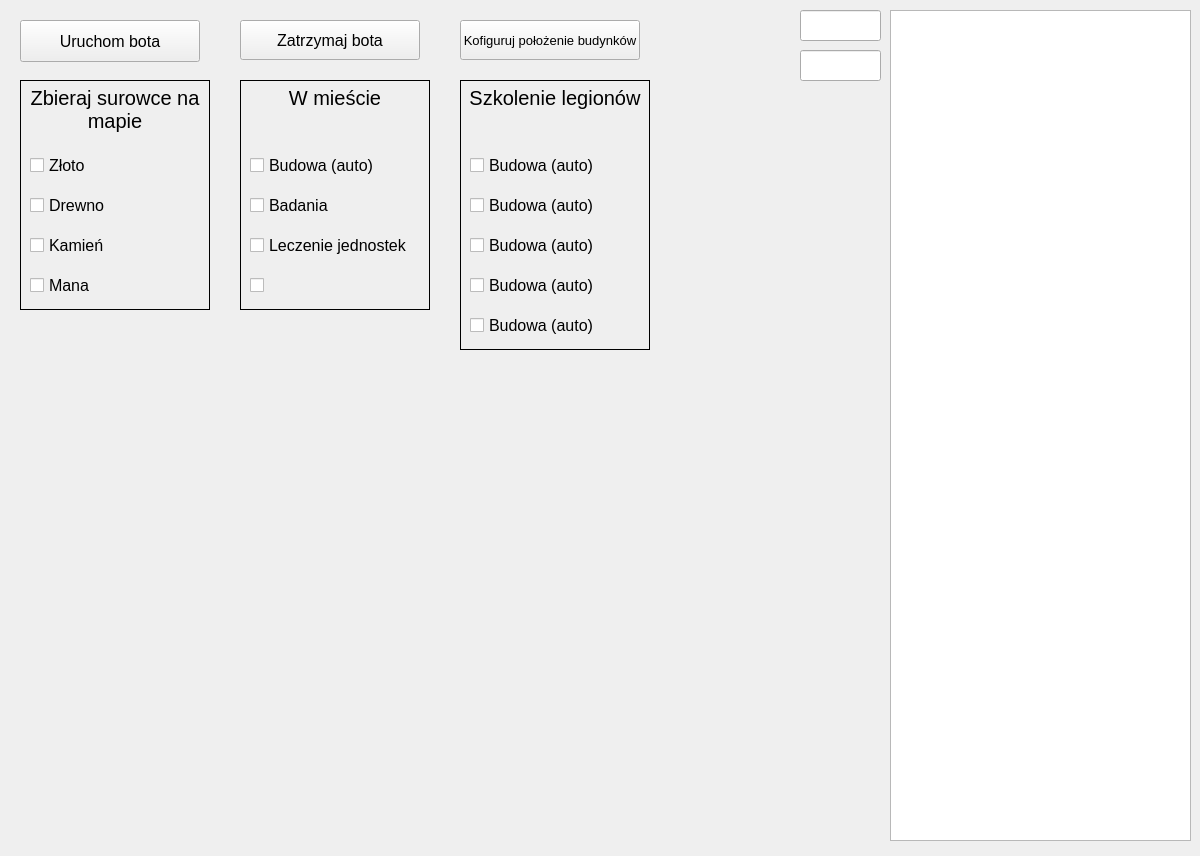
<?xml version="1.0" encoding="UTF-8"?>
<ui version="4.0">
 <class>MainWindow</class>
 <widget class="QMainWindow" name="MainWindow">
  <property name="enabled">
   <bool>true</bool>
  </property>
  <property name="geometry">
   <rect>
    <x>0</x>
    <y>0</y>
    <width>1200</width>
    <height>856</height>
   </rect>
  </property>
  <property name="font">
   <font>
    <weight>50</weight>
    <bold>false</bold>
   </font>
  </property>
  <property name="windowTitle">
   <string>BOT FOR COD</string>
  </property>
  <property name="toolTip">
   <string/>
  </property>
  <property name="autoFillBackground">
   <bool>false</bool>
  </property>
  <property name="locale">
   <locale language="Polish" country="Poland"/>
  </property>
  <widget class="QWidget" name="centralwidget">
   <property name="toolTip">
    <string>&lt;html&gt;&lt;head/&gt;&lt;body&gt;&lt;p&gt;&lt;br/&gt;&lt;/p&gt;&lt;/body&gt;&lt;/html&gt;</string>
   </property>
   <widget class="QCheckBox" name="checkBox_goldmap">
    <property name="geometry">
     <rect>
      <x>30</x>
      <y>150</y>
      <width>175</width>
      <height>30</height>
     </rect>
    </property>
    <property name="font">
     <font>
      <pointsize>12</pointsize>
      <weight>50</weight>
      <italic>false</italic>
      <bold>false</bold>
      <underline>false</underline>
      <strikeout>false</strikeout>
     </font>
    </property>
    <property name="layoutDirection">
     <enum>Qt::LeftToRight</enum>
    </property>
    <property name="text">
     <string>Złoto</string>
    </property>
    <property name="shortcut">
     <string/>
    </property>
    <property name="autoRepeat">
     <bool>false</bool>
    </property>
   </widget>
   <widget class="QCheckBox" name="checkBox_woodmap">
    <property name="geometry">
     <rect>
      <x>30</x>
      <y>190</y>
      <width>175</width>
      <height>30</height>
     </rect>
    </property>
    <property name="font">
     <font>
      <pointsize>12</pointsize>
      <weight>50</weight>
      <italic>false</italic>
      <bold>false</bold>
      <underline>false</underline>
      <strikeout>false</strikeout>
     </font>
    </property>
    <property name="layoutDirection">
     <enum>Qt::LeftToRight</enum>
    </property>
    <property name="text">
     <string>Drewno</string>
    </property>
    <property name="shortcut">
     <string/>
    </property>
    <property name="autoRepeat">
     <bool>false</bool>
    </property>
   </widget>
   <widget class="QCheckBox" name="checkBox_stonemap">
    <property name="geometry">
     <rect>
      <x>30</x>
      <y>230</y>
      <width>175</width>
      <height>30</height>
     </rect>
    </property>
    <property name="font">
     <font>
      <pointsize>12</pointsize>
      <weight>50</weight>
      <italic>false</italic>
      <bold>false</bold>
      <underline>false</underline>
      <strikeout>false</strikeout>
     </font>
    </property>
    <property name="layoutDirection">
     <enum>Qt::LeftToRight</enum>
    </property>
    <property name="text">
     <string>Kamień</string>
    </property>
    <property name="shortcut">
     <string/>
    </property>
    <property name="autoRepeat">
     <bool>false</bool>
    </property>
   </widget>
   <widget class="QCheckBox" name="checkBox_manamap">
    <property name="geometry">
     <rect>
      <x>30</x>
      <y>270</y>
      <width>175</width>
      <height>30</height>
     </rect>
    </property>
    <property name="font">
     <font>
      <pointsize>12</pointsize>
      <weight>50</weight>
      <italic>false</italic>
      <bold>false</bold>
      <underline>false</underline>
      <strikeout>false</strikeout>
     </font>
    </property>
    <property name="layoutDirection">
     <enum>Qt::LeftToRight</enum>
    </property>
    <property name="text">
     <string>Mana</string>
    </property>
    <property name="shortcut">
     <string/>
    </property>
    <property name="autoRepeat">
     <bool>false</bool>
    </property>
   </widget>
   <widget class="QPushButton" name="pushButton_start">
    <property name="geometry">
     <rect>
      <x>20</x>
      <y>20</y>
      <width>180</width>
      <height>42</height>
     </rect>
    </property>
    <property name="font">
     <font>
      <pointsize>12</pointsize>
     </font>
    </property>
    <property name="text">
     <string>Uruchom bota</string>
    </property>
   </widget>
   <widget class="QPushButton" name="pushButton_stop">
    <property name="geometry">
     <rect>
      <x>240</x>
      <y>20</y>
      <width>180</width>
      <height>40</height>
     </rect>
    </property>
    <property name="font">
     <font>
      <pointsize>12</pointsize>
     </font>
    </property>
    <property name="text">
     <string>Zatrzymaj bota</string>
    </property>
   </widget>
   <widget class="QPushButton" name="pushButton_config">
    <property name="geometry">
     <rect>
      <x>460</x>
      <y>20</y>
      <width>180</width>
      <height>40</height>
     </rect>
    </property>
    <property name="font">
     <font>
      <pointsize>10</pointsize>
      <weight>50</weight>
      <bold>false</bold>
     </font>
    </property>
    <property name="text">
     <string>Kofiguruj położenie budynków</string>
    </property>
   </widget>
   <widget class="QTextEdit" name="textEdit_logs">
    <property name="geometry">
     <rect>
      <x>890</x>
      <y>10</y>
      <width>301</width>
      <height>831</height>
     </rect>
    </property>
   </widget>
   <widget class="QCheckBox" name="checkBox_research">
    <property name="geometry">
     <rect>
      <x>250</x>
      <y>190</y>
      <width>175</width>
      <height>30</height>
     </rect>
    </property>
    <property name="font">
     <font>
      <pointsize>12</pointsize>
      <weight>50</weight>
      <italic>false</italic>
      <bold>false</bold>
      <underline>false</underline>
      <strikeout>false</strikeout>
     </font>
    </property>
    <property name="layoutDirection">
     <enum>Qt::LeftToRight</enum>
    </property>
    <property name="text">
     <string>Badania</string>
    </property>
    <property name="shortcut">
     <string/>
    </property>
    <property name="autoRepeat">
     <bool>false</bool>
    </property>
   </widget>
   <widget class="QCheckBox" name="checkBox_heal">
    <property name="geometry">
     <rect>
      <x>250</x>
      <y>230</y>
      <width>175</width>
      <height>30</height>
     </rect>
    </property>
    <property name="font">
     <font>
      <pointsize>12</pointsize>
      <weight>50</weight>
      <italic>false</italic>
      <bold>false</bold>
      <underline>false</underline>
      <strikeout>false</strikeout>
     </font>
    </property>
    <property name="layoutDirection">
     <enum>Qt::LeftToRight</enum>
    </property>
    <property name="text">
     <string>Leczenie jednostek</string>
    </property>
    <property name="shortcut">
     <string/>
    </property>
    <property name="autoRepeat">
     <bool>false</bool>
    </property>
   </widget>
   <widget class="QCheckBox" name="checkBox_autobuild">
    <property name="geometry">
     <rect>
      <x>250</x>
      <y>150</y>
      <width>175</width>
      <height>30</height>
     </rect>
    </property>
    <property name="font">
     <font>
      <pointsize>12</pointsize>
      <weight>50</weight>
      <italic>false</italic>
      <bold>false</bold>
      <underline>false</underline>
      <strikeout>false</strikeout>
     </font>
    </property>
    <property name="layoutDirection">
     <enum>Qt::LeftToRight</enum>
    </property>
    <property name="text">
     <string>Budowa (auto)</string>
    </property>
    <property name="shortcut">
     <string/>
    </property>
    <property name="autoRepeat">
     <bool>false</bool>
    </property>
   </widget>
   <widget class="QCheckBox" name="checkBox_1">
    <property name="geometry">
     <rect>
      <x>250</x>
      <y>270</y>
      <width>175</width>
      <height>30</height>
     </rect>
    </property>
    <property name="font">
     <font>
      <pointsize>12</pointsize>
      <weight>50</weight>
      <italic>false</italic>
      <bold>false</bold>
      <underline>false</underline>
      <strikeout>false</strikeout>
     </font>
    </property>
    <property name="layoutDirection">
     <enum>Qt::LeftToRight</enum>
    </property>
    <property name="text">
     <string/>
    </property>
    <property name="shortcut">
     <string/>
    </property>
    <property name="autoRepeat">
     <bool>false</bool>
    </property>
   </widget>
   <widget class="QLabel" name="label_3">
    <property name="geometry">
     <rect>
      <x>460</x>
      <y>80</y>
      <width>190</width>
      <height>270</height>
     </rect>
    </property>
    <property name="font">
     <font>
      <pointsize>15</pointsize>
     </font>
    </property>
    <property name="frameShape">
     <enum>QFrame::Box</enum>
    </property>
    <property name="text">
     <string>Szkolenie legionów</string>
    </property>
    <property name="textFormat">
     <enum>Qt::AutoText</enum>
    </property>
    <property name="scaledContents">
     <bool>false</bool>
    </property>
    <property name="alignment">
     <set>Qt::AlignHCenter|Qt::AlignTop</set>
    </property>
    <property name="wordWrap">
     <bool>true</bool>
    </property>
   </widget>
   <widget class="QCheckBox" name="checkBox_autobuild_2">
    <property name="geometry">
     <rect>
      <x>470</x>
      <y>150</y>
      <width>175</width>
      <height>30</height>
     </rect>
    </property>
    <property name="font">
     <font>
      <pointsize>12</pointsize>
      <weight>50</weight>
      <italic>false</italic>
      <bold>false</bold>
      <underline>false</underline>
      <strikeout>false</strikeout>
     </font>
    </property>
    <property name="layoutDirection">
     <enum>Qt::LeftToRight</enum>
    </property>
    <property name="text">
     <string>Budowa (auto)</string>
    </property>
    <property name="shortcut">
     <string/>
    </property>
    <property name="autoRepeat">
     <bool>false</bool>
    </property>
   </widget>
   <widget class="QCheckBox" name="checkBox_autobuild_3">
    <property name="geometry">
     <rect>
      <x>470</x>
      <y>190</y>
      <width>175</width>
      <height>30</height>
     </rect>
    </property>
    <property name="font">
     <font>
      <pointsize>12</pointsize>
      <weight>50</weight>
      <italic>false</italic>
      <bold>false</bold>
      <underline>false</underline>
      <strikeout>false</strikeout>
     </font>
    </property>
    <property name="layoutDirection">
     <enum>Qt::LeftToRight</enum>
    </property>
    <property name="text">
     <string>Budowa (auto)</string>
    </property>
    <property name="shortcut">
     <string/>
    </property>
    <property name="autoRepeat">
     <bool>false</bool>
    </property>
   </widget>
   <widget class="QCheckBox" name="checkBox_autobuild_4">
    <property name="geometry">
     <rect>
      <x>470</x>
      <y>230</y>
      <width>175</width>
      <height>30</height>
     </rect>
    </property>
    <property name="font">
     <font>
      <pointsize>12</pointsize>
      <weight>50</weight>
      <italic>false</italic>
      <bold>false</bold>
      <underline>false</underline>
      <strikeout>false</strikeout>
     </font>
    </property>
    <property name="layoutDirection">
     <enum>Qt::LeftToRight</enum>
    </property>
    <property name="text">
     <string>Budowa (auto)</string>
    </property>
    <property name="shortcut">
     <string/>
    </property>
    <property name="autoRepeat">
     <bool>false</bool>
    </property>
   </widget>
   <widget class="QCheckBox" name="checkBox_autobuild_5">
    <property name="geometry">
     <rect>
      <x>470</x>
      <y>270</y>
      <width>175</width>
      <height>30</height>
     </rect>
    </property>
    <property name="font">
     <font>
      <pointsize>12</pointsize>
      <weight>50</weight>
      <italic>false</italic>
      <bold>false</bold>
      <underline>false</underline>
      <strikeout>false</strikeout>
     </font>
    </property>
    <property name="layoutDirection">
     <enum>Qt::LeftToRight</enum>
    </property>
    <property name="text">
     <string>Budowa (auto)</string>
    </property>
    <property name="shortcut">
     <string/>
    </property>
    <property name="autoRepeat">
     <bool>false</bool>
    </property>
   </widget>
   <widget class="QCheckBox" name="checkBox_autobuild_6">
    <property name="geometry">
     <rect>
      <x>470</x>
      <y>310</y>
      <width>175</width>
      <height>30</height>
     </rect>
    </property>
    <property name="font">
     <font>
      <pointsize>12</pointsize>
      <weight>50</weight>
      <italic>false</italic>
      <bold>false</bold>
      <underline>false</underline>
      <strikeout>false</strikeout>
     </font>
    </property>
    <property name="layoutDirection">
     <enum>Qt::LeftToRight</enum>
    </property>
    <property name="text">
     <string>Budowa (auto)</string>
    </property>
    <property name="shortcut">
     <string/>
    </property>
    <property name="autoRepeat">
     <bool>false</bool>
    </property>
   </widget>
   <widget class="QLineEdit" name="lineEdit_delay">
    <property name="geometry">
     <rect>
      <x>800</x>
      <y>10</y>
      <width>81</width>
      <height>31</height>
     </rect>
    </property>
    <property name="font">
     <font>
      <pointsize>12</pointsize>
     </font>
    </property>
    <property name="alignment">
     <set>Qt::AlignCenter</set>
    </property>
   </widget>
   <widget class="QLineEdit" name="lineEdit_restart">
    <property name="geometry">
     <rect>
      <x>800</x>
      <y>50</y>
      <width>81</width>
      <height>31</height>
     </rect>
    </property>
    <property name="font">
     <font>
      <pointsize>12</pointsize>
     </font>
    </property>
    <property name="alignment">
     <set>Qt::AlignCenter</set>
    </property>
   </widget>
   <widget class="QLabel" name="label_2">
    <property name="geometry">
     <rect>
      <x>240</x>
      <y>80</y>
      <width>190</width>
      <height>230</height>
     </rect>
    </property>
    <property name="font">
     <font>
      <pointsize>15</pointsize>
     </font>
    </property>
    <property name="frameShape">
     <enum>QFrame::Box</enum>
    </property>
    <property name="text">
     <string>W mieście</string>
    </property>
    <property name="textFormat">
     <enum>Qt::AutoText</enum>
    </property>
    <property name="scaledContents">
     <bool>false</bool>
    </property>
    <property name="alignment">
     <set>Qt::AlignHCenter|Qt::AlignTop</set>
    </property>
    <property name="wordWrap">
     <bool>true</bool>
    </property>
   </widget>
   <widget class="QLabel" name="label">
    <property name="geometry">
     <rect>
      <x>20</x>
      <y>80</y>
      <width>190</width>
      <height>230</height>
     </rect>
    </property>
    <property name="font">
     <font>
      <pointsize>15</pointsize>
     </font>
    </property>
    <property name="frameShape">
     <enum>QFrame::Box</enum>
    </property>
    <property name="text">
     <string>Zbieraj surowce na mapie</string>
    </property>
    <property name="textFormat">
     <enum>Qt::AutoText</enum>
    </property>
    <property name="scaledContents">
     <bool>false</bool>
    </property>
    <property name="alignment">
     <set>Qt::AlignHCenter|Qt::AlignTop</set>
    </property>
    <property name="wordWrap">
     <bool>true</bool>
    </property>
   </widget>
   <zorder>checkBox_woodmap</zorder>
   <zorder>checkBox_manamap</zorder>
   <zorder>checkBox_goldmap</zorder>
   <zorder>checkBox_stonemap</zorder>
   <zorder>pushButton_start</zorder>
   <zorder>pushButton_stop</zorder>
   <zorder>pushButton_config</zorder>
   <zorder>textEdit_logs</zorder>
   <zorder>checkBox_research</zorder>
   <zorder>checkBox_heal</zorder>
   <zorder>checkBox_autobuild</zorder>
   <zorder>checkBox_1</zorder>
   <zorder>label_3</zorder>
   <zorder>checkBox_autobuild_2</zorder>
   <zorder>checkBox_autobuild_3</zorder>
   <zorder>checkBox_autobuild_4</zorder>
   <zorder>checkBox_autobuild_5</zorder>
   <zorder>checkBox_autobuild_6</zorder>
   <zorder>lineEdit_delay</zorder>
   <zorder>lineEdit_restart</zorder>
  </widget>
 </widget>
 <resources/>
 <connections/>
</ui>
